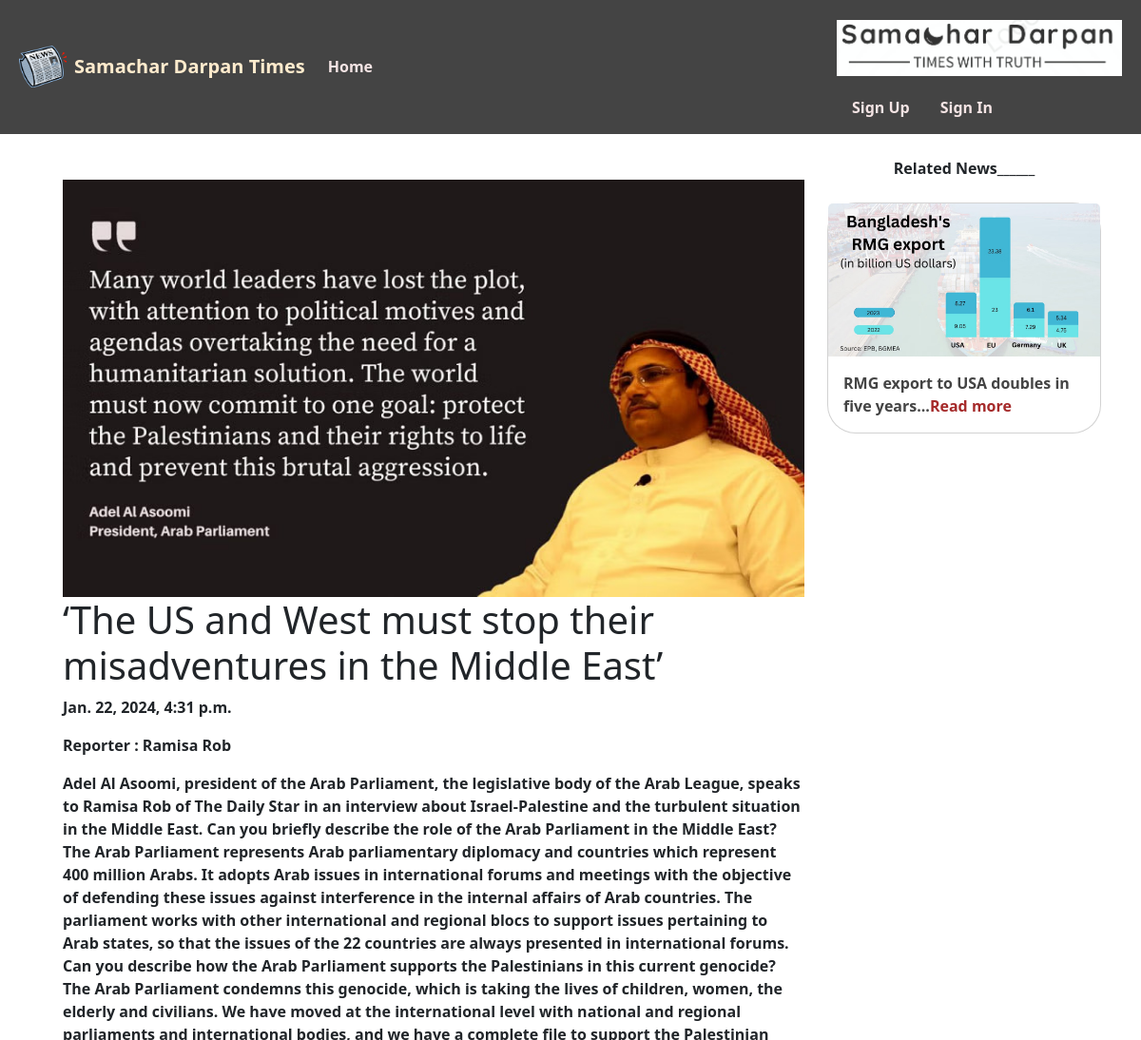
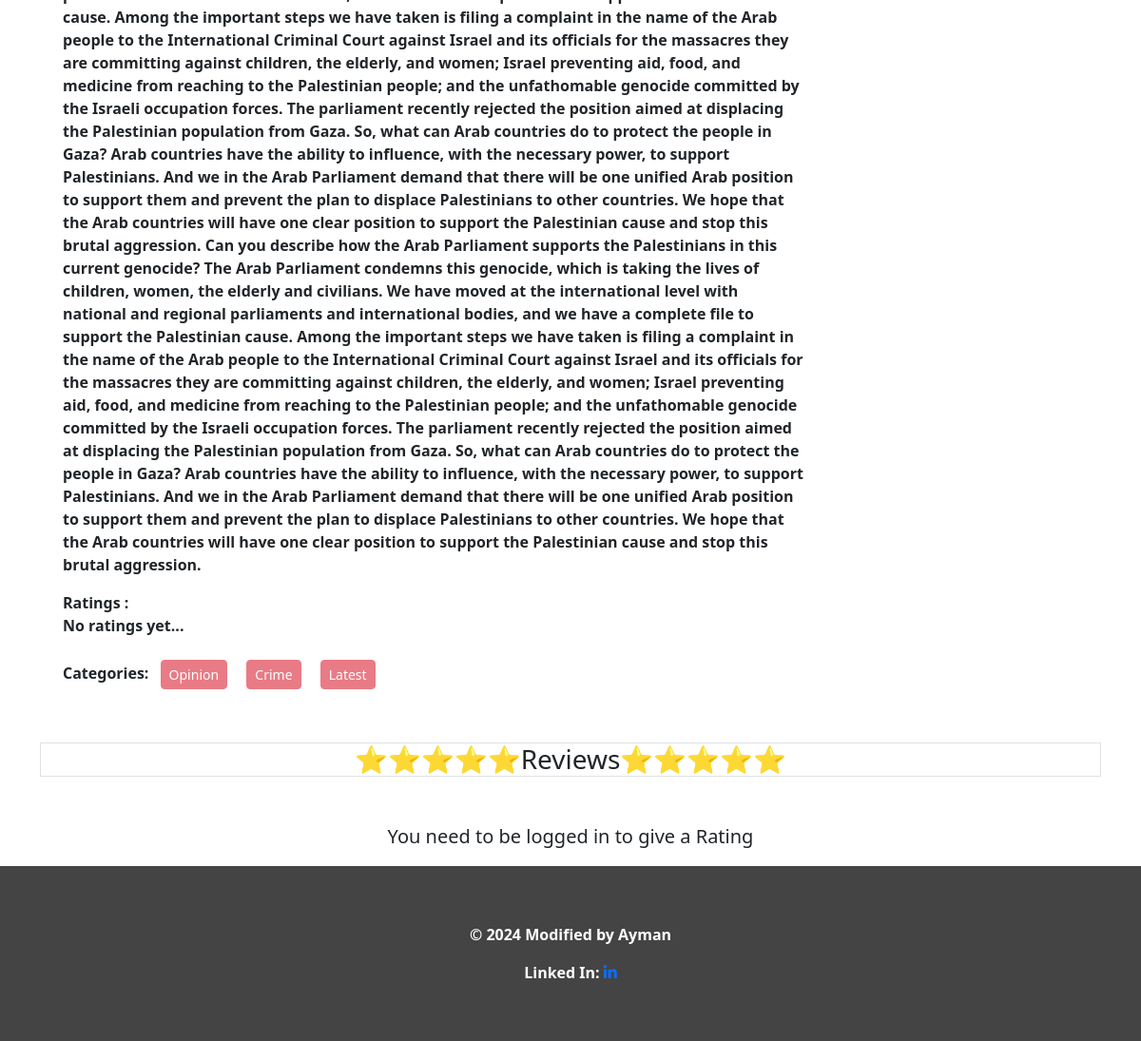
The page /samachar_darpan/detail/20/ on the database its author committed (2 pictures, top to bottom).
### news/models.py (models this page shows, shortened)
class News(models.Model):
    title = models.CharField(max_length=100)
    content = models.TextField()
    category = models.ManyToManyField(Category)
    writter = models.CharField(max_length=200)
    image = models.ImageField(upload_to ='uploads/', blank = True, null = True)
    date = models.DateTimeField(auto_now_add=True, blank = True, null = True)

class Category(models.Model):
    name = models.CharField(max_length=200)
    slug= models.SlugField(max_length=100,null=True, blank= True,unique = True)
    def __str__(self):
        return self.name

### news/views.py (the view, shortened to what this page needs)
# urls.py: path('detail/<int:id>/',DetailPostView.as_view(), name='detail_news'),
class DetailPostView(DetailView):
    model = News
    template_name = 'detail_news.html'
    context_object_name = 'news'
    pk_url_kwarg = 'id'
    def get_context_data(self, **kwargs):
        context = super().get_context_data(**kwargs)
        news = self.get_object()
        comments = news.comments.all()
        comment_form = CommentForm()
        ratings = [comment.rating for comment in comments]
        if ratings:
            avg_rating = round(sum(ratings) / len(ratings), 2)
        else:
            avg_rating = None
        context['comments'] = comments
        context['comment_form'] = comment_form
        context['stars'] = dict(RATING_CHOICES)
        context['avg_rating'] = avg_rating
        related_articles = News.objects.filter(category__in=news.category.all()).exclude(id=news.id)[:2]
        context['related_articles'] = related_articles
        return context

### news/templates/detail_news.html (shortened to what this page needs)
{% extends 'base.html' %}
{% load crispy_forms_tags %}
{% load static %}
{% block content %}
<div class="container mt-4 d-flex">
    <div class="row ">
        <div class="col-md-12">
            <div class="card m-2" style="border: none;">
                <div class="card-body" style="background-color: rgb(255, 255, 255);">
                    <img class="img-fluid mx-auto d-block" src="{{ news.image.url }}" alt="">
                    <h1 class="card-title">{{ news.title }}</h1>
                    <p class="card-text">{{ news.date }}</p>
                    <p><strong class="card-title">Reporter : {{ news.writter }}</strong></p>
                    <p class="card-text">   {{ news.content }}</p>
                    <div class="d-flex">
                        <strong>Ratings :
                            {% if avg_rating %}
    {% if avg_rating|default:0 >= 1 and avg_rating|default:0 <= 1.5 %}
    <span>⭐</span>
{% endif %}
{% if avg_rating|default:0 > 1.5 and avg_rating|default:0 <= 2 %}
<span>⭐⭐</span>
{% endif %}
{% if avg_rating|default:0 > 2 and avg_rating|default:0 <= 2.5 %}
<span>⭐⭐</span>
{% endif %}
{% if avg_rating|default:0 > 2.5 and avg_rating|default:0 <= 3 %}
<span>⭐⭐⭐</span>
{% endif %}
{% if avg_rating|default:0 > 3 and avg_rating|default:0 <= 3.5 %}
<span>⭐⭐⭐</span>
{% endif %}
{% if avg_rating|default:0 > 3.5 and avg_rating|default:0 <= 4 %}
<span>⭐⭐⭐⭐</span>
{% endif %}
{% if avg_rating|default:0 > 4 and avg_rating|default:0 <= 4.5 %}
<span>⭐⭐⭐⭐</span>
{% endif %}
{% if avg_rating|default:0 > 4.5 and avg_rating|default:0 <= 5 %}
<span>⭐⭐⭐⭐⭐</span>
{% endif %}
{% else %}
    <p>No ratings yet...</p>
{% endif %}
                        </strong>
                    </div>
<strong>Categories:</strong>
{% for category in news.category.all %}
    <button class="btn btn-danger btn-sm m-2" disabled>{{ category }}</button>
{% endfor %}
                </div>
            </div>
        </div>
    </div>
    {% if related_articles %}
    <div>
        <div class="text-center">
            <strong>
                Related News______
            </strong>
        </div>
          <br>
{% for related_article in related_articles %}
<div class="card" style="width: 18rem;border-radius: 30px;">
    <img class="card-img-top" src="{{ related_article.image.url }}" alt=" img-fluid">
    <div class="card-body">
        <strong>
            <a href="{% url 'detail_news' related_article.id %}" style="text-decoration: none; color: #444444">
                {{ related_article.title }}...<strong style="color: brown;">Read more</strong>
            </a>
           </strong>
    </div>
</div>
<br>
{% endfor %}
{% endif %}
    </div>
</div>
<div class="container mt-4">
    <h3 class="text-center border">⭐⭐⭐⭐⭐Reviews⭐⭐⭐⭐⭐</h3>
</div>
{% if request.user.is_authenticated %}
    <div class="d-flex justify-content-center align-items-center vh-100">
        <div class="card" style="width: 50%;">
            <div class="card-body">
                <h1 class="card-title text-center mb-4">Please Add Your Review</h1>
                <form method="post">
                    {% csrf_token %}
                    {{ comment_form | crispy }}
                    <button type="submit" class="btn btn-warning d-block mx-auto">Send</button>
                </form>
            </div>
        </div>
    </div>
{% else %}
<div class="text-center mt-5">
    <p class="lead">You need to be logged in to give a Rating</p>
</div>
{% endif %}
{% endblock %}

### rows shown on the page
News: image (picture), title "‘The US and West must stop their misadventures in the Middle East’", date "Jan. 22, 2024, 4:31 p.m.", writter "Ramisa Rob", content "Adel Al Asoomi, president of the Arab Parliament, the legislative body of the Arab League, speaks to Ramisa Rob of The Daily Star in an interview about Israel-Palestine and the turbulent situation in the Middle East. Can you briefly describe the role of the Arab Parliament in the Middle East? The Arab Parliament represents Arab parliamentary diplomacy and countries which represent 400 million Arabs. It adopts Arab issues in international forums and meetings with the objective of defending these issues against interference in the internal affairs of Arab countries. The parliament works with other international and regional blocs to support issues pertaining to Arab states, so that the issues…"
Category: name "Opinion"
Category: name "Crime"
Category: name "Latest"
News: image (picture), title "RMG export to USA doubles in five years"
